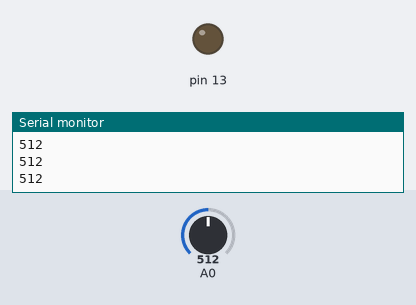
Bench run of a sketch on a simulated Arduino Uno, built with avr-gcc and run on an emulated ATmega328P. On the bench: output pins drawn as LEDs (lit = HIGH), the last lines printed to the serial monitor. Inputs (shaded band) come from the test bench; at power-on: A0 = 512.

Above: at 1.2 s.
1.3 s: A0 set to 206
2.8 s: A0 set to 182
At 3.1 s:
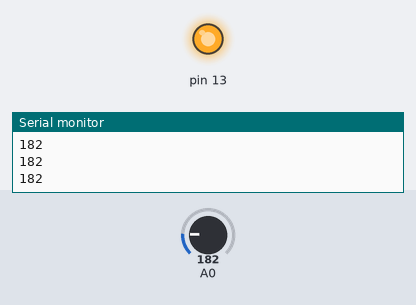
4.3 s: A0 set to 210
At 5.4 s:
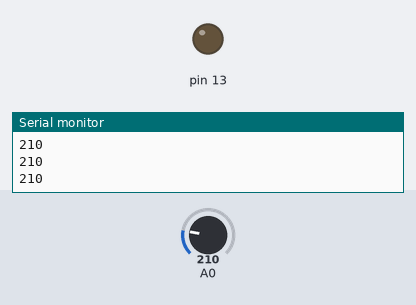
5.8 s: A0 set to 190
At 6.6 s:
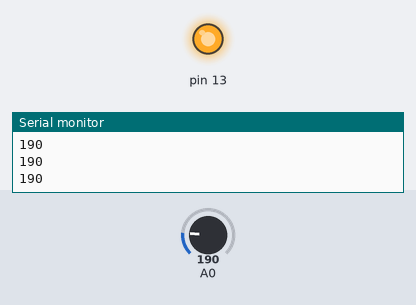
Timing chart, 0 to 8.3 s (numbered marks = the images above; inputs shaded):
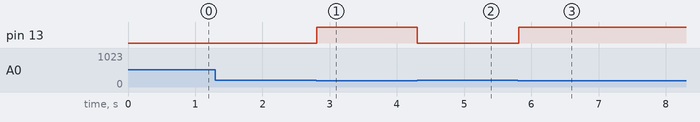

The sketch:

P4_Technischer-Prototyp.ino
```cpp
int licht; //In dieser Variable wird der Sensorwert gespeichert

void setup() {
  // put your setup code here, to run once:
 Serial.begin(9600);
 pinMode(13,OUTPUT);
}

void loop() {
  // put your main code here, to run repeatedly:

  licht = analogRead(0); //ließt Sensorwert aus und speichert ihn in "licht"
  Serial.println(licht);

  if(licht<200){ //wenn der Wert unter 200 ist, soll die LED leuchten
    digitalWrite(13, HIGH);

  } else { //wenn der Wert größer oder gleich 200 ist, soll die LED aus bleiben
    digitalWrite(13,LOW);
  }
}
```

Measured:
- the behaviour switches between 200 and 199 on A0 (found by bisection; images 0 and 1)
- after the input at 2.8 s, pin 13: LOW → HIGH at once
- after the input at 4.3 s, pin 13: HIGH → LOW at once
- after the input at 5.8 s, pin 13: LOW → HIGH at once
